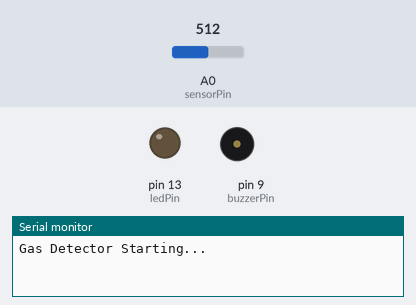
A sketch run on a simulated Arduino Uno, built with avr-gcc and run on an emulated ATmega328P. Shown: output pins drawn as LEDs (lit = HIGH), buzzer (waves = sounding), the last lines printed to the serial monitor. Inputs (shaded band) come from the test bench; at power-on: A0 (sensorPin) = 512.

Above: at 0.1 s.
At 20.1 s:
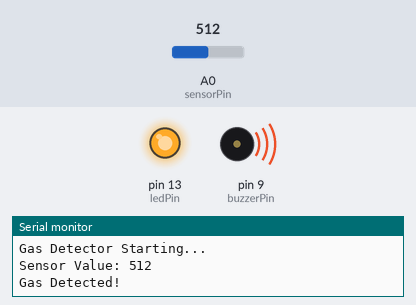
Timing chart, 0 to 21.6 s (numbered marks = the images above):
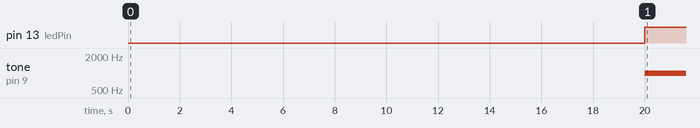

The sketch:

Gas_detetctor_LED_and_Buzze.ino
```cpp
// Define pins
const int sensorPin = A0;  // MQ-2 analog output pin
const int ledPin = 13;     // LED pin (optional)
const int buzzerPin = 9;   // Buzzer pin (optional)
const int threshold = 300; // Adjust this threshold based on your calibration

void setup() {
  // Initialize serial communication
  Serial.begin(9600);

  // Set pin modes
  pinMode(sensorPin, INPUT);
  pinMode(ledPin, OUTPUT);
  pinMode(buzzerPin, OUTPUT);

  Serial.println("Gas Detector Starting...");
  delay(20000); // Allow sensor to warm up for 20 seconds
}

void loop() {
  // Read the analog sensor value
  int sensorValue = analogRead(sensorPin);

  // Print the value to Serial Monitor
  Serial.print("Sensor Value: ");
  Serial.println(sensorValue);

  // Check if gas level exceeds threshold
  if (sensorValue > threshold) {
    digitalWrite(ledPin, HIGH);   // Turn on LED
    tone(buzzerPin, 1000);        // Activate buzzer at 1000 Hz
    Serial.println("Gas Detected!");
  } else {
    digitalWrite(ledPin, LOW);    // Turn off LED
    noTone(buzzerPin);            // Turn off buzzer
    Serial.println("No Gas Detected");
  }

  delay(1000); // Wait 1 second before next reading
}
```

Measured:
- by itself, pin 13 (ledPin): LOW → HIGH at 20.0 s
- by itself, tone on pin 9 (buzzerPin): silent → 1000 Hz at 20.0 s
